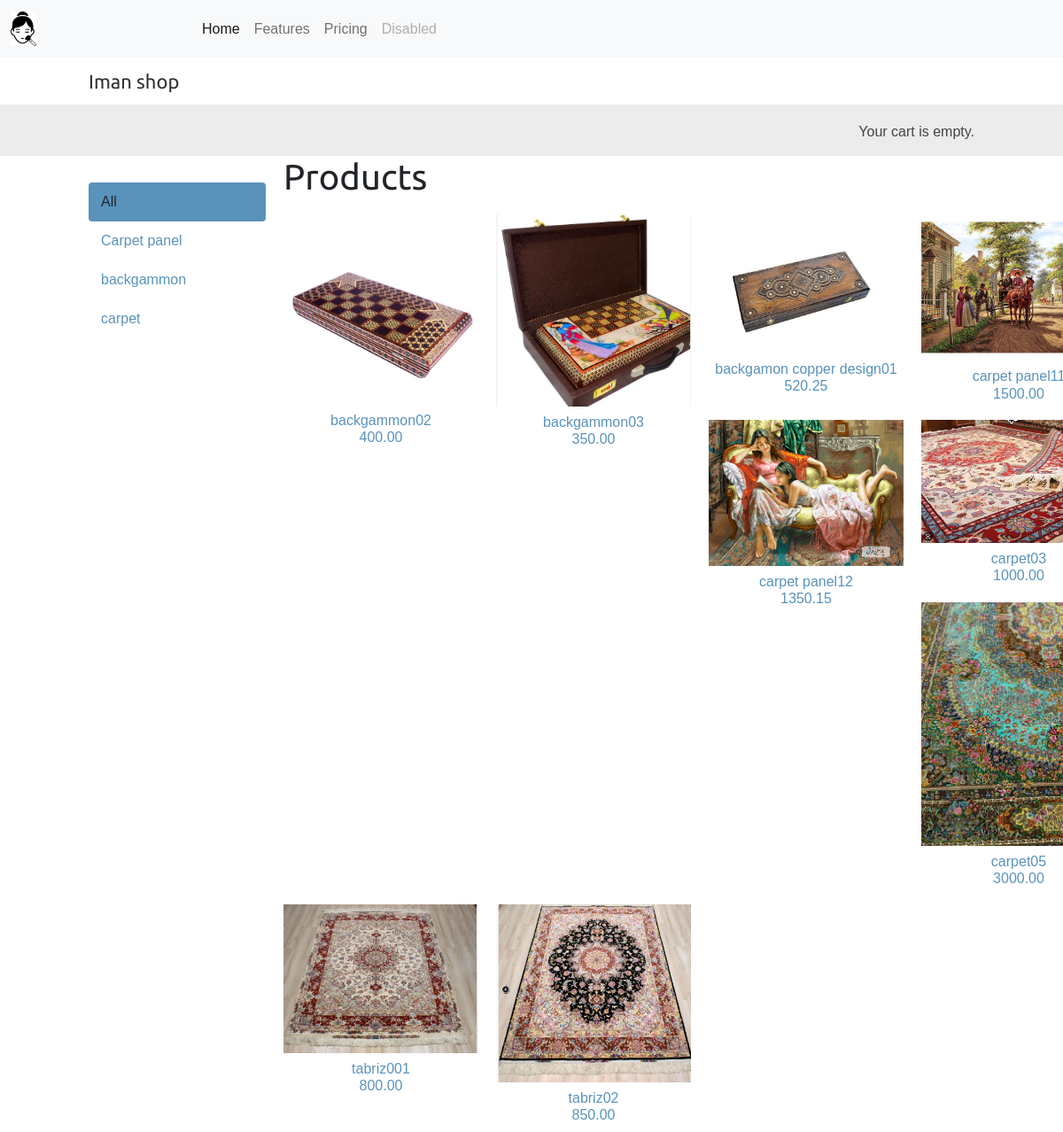
The app's page /shop/ with its own data.
### shop/models.py (models this page shows, shortened)
class Category(models.Model):
    name = models.CharField(max_length=200, )
    slug = models.SlugField()
    class Meta:
        ordering = ['name']
        indexes = [models.Index(fields=['name']), ]

class Product(models.Model):
    category = models.ForeignKey('Category', on_delete=models.CASCADE, related_name='products')
    name = models.CharField(max_length=200, )
    slug = models.SlugField(max_length=200)
    image = models.ImageField(upload_to='products/%Y/%m/%d', blank=True)
    description = models.TextField()
    price = models.DecimalField(decimal_places=2, max_digits=10)
    available = models.BooleanField(default=False)
    created = models.DateTimeField(auto_now_add=True)
    updated = models.DateTimeField(auto_now=True)
    class Meta:
        ordering = ['name']
        indexes = [
            models.Index(fields=['id', 'slug']),
            models.Index(fields=['name']),
            models.Index(fields=['-created']),
        ]
    def get_absolute_url(self):
        return reverse('shop:product_detail', args=[self.id, self.slug])

### shop/views.py (the view)
# urls.py: path('', views.product_list,  name='product_list'),
def product_list(request, category_slug=None):
    category = None
    categories = Category.objects.all()
    products = Product.objects.filter(available=True)
    for c in categories:
        if c.slug == category_slug:
            category = get_object_or_404(Category, slug=category_slug)
            products.filter(category=category)
    return render(request, 'shop/product/list.html', {'category': category, 'categories': categories, 'products': products})

### cart/cart.py (called while the page is built)
    def __len__(self):
        return sum(item['quantity'] for item in self.cart.values())

### cart/context_processors.py (called while the page is built)
def cart(request):
    return {'cart': Cart(request)}

### shop/templates/shop/product/list.html (shortened to what this page needs)
{% extends 'base.html' %}
{% load static %}
{% block content %}
<div id="sidebar">
    <ul>
        <li {% if not category %}class="selected"{% endif %}>All</li>
        {% for c in categories %}
        <li {% if c.slug == category.slug %}class="selected"{% endif %}><a href="">{{ c.name }}</a></li>
        {% endfor %}
    </ul>
</div>
<div id="main" class="product-list">
    <h1>{% if category %}{{ category.name }}{% else %}Products{% endif %}</h1>
    {% for product in products %}
    <div class="item">
        <a href="{{ product.get_absolute_url }}">
            <img  src="{% if product.image %}{{ product.image.url }}{% else %}{% static 'img/no_image.jpg' %}{% endif %}">
        </a>
        <a href="{{ product.get_absolute_url }}">
            {{ product.name }}<br>
            {{ product.price }}
        </a>
    </div>
    {% endfor %}
</div>
{% endblock %}

### templates/base.html (shortened to what this page needs)
{% load static %}
<!doctype html>
<html lang="en">
  <head>
    <link href="https://cdn.jsdelivr.net/npm/bootstrap@5.2.3/dist/css/bootstrap.min.css" rel="stylesheet">
     <link href="{% static "css/base.css" %}" rel="stylesheet">
  </head>
  <body>
  <nav class="navbar navbar-expand-lg navbar-light bg-light">
  <div class="container-fluid">
    <a class="navbar-brand" href="#"><img style="width:15%"  src="{% static 'img/logo.png' %}"> </a>
    <div class="collapse navbar-collapse" id="navbarNav">
      <ul class="navbar-nav">
        <li class="nav-item">
          <a class="nav-link active" aria-current="page" href="#">Home</a>
        </li>
        <li class="nav-item">
          <a class="nav-link" href="#">Features</a>
        </li>
        <li class="nav-item">
          <a class="nav-link" href="#">Pricing</a>
        </li>
        <li class="nav-item">
          <a class="nav-link disabled" href="#" tabindex="-1" aria-disabled="true">Disabled</a>
        </li>
      </ul>
    </div>
  </div>
</nav>
<div id="header">
 <a href="/" class="logo">Iman shop</a>
</div>
 <div id="subheader">
 <div class="cart">
     {% with total_items=cart|length %}
         {% if total_items > 0 %}
         <a href="{% url 'cart:cart_detail' %}">
            {{ total_items }} item{{ total_items|pluralize }}, ${{ cart.get_total_price }}
         </a>
         {% elif not order %}
            Your cart is empty.
         {% endif %}
     {% endwith %}
 </div>
 </div>
 <div id="content">
 {% block content %}
 {% endblock %}
 </div>
  </body>
</html>

### shop/static/css/base.css (style rules this page uses)
body { margin:0; padding:0; font-family:helvetica, sans-serif; }
h1, h2, h3, h4, h5 , h6 { font-family: 'Ubuntu', sans-serif; font-weight:normal; }
a { text-decoration:none; color:#5993bb; }
#header { padding:10px 100px; font-size:18px; overflow:auto; }
#subheader { background:#ececec; color:#444; padding:15px 100px; overflow:auto; }
#header .logo { font-family: 'Ubuntu', sans-serif; float:left; color:#333; font-size:22px; margin-right:10%; }
#subheader .cart { float:right; padding-top:4px; }
#content { padding:0 100px; overflow:hidden; }
#sidebar { width:220px; padding:30px 20px 0 0; float:left; }
#sidebar ul { margin:0; padding:0; }
#sidebar ul li { margin:0; list-style:none; padding:10px 14px; }
#sidebar ul li a { display:block; }
#sidebar ul li.selected { background:#5993bb; border-radius:4px; }
#main { float:left; width: 96%; margin-right:-220px; overflow:hidden; }
.product-list .item { width:25%; padding:10px 20px 10px 0; float:left; text-align:center; line-height:1.2; }
.product-list .item img { width:100%; margin-bottom:8px; }

### records on screen
Category: name "Carpet panel"
Category: name "backgammon"
Category: name "carpet"
Product: image (picture), name "backgammon02", price "400.00"
Product: image (picture), name "backgammon03", price "350.00"
Product: image (picture), name "backgamon copper design01", price "520.25"
Product: image (picture), name "carpet…", price "1500.00"
Product: image (picture), name "carpet panel12", price "1350.15"
Product: image (picture), name "carpet03", price "1000.00"
Product: image (picture), name "carpet05", price "3000.00"
Product: image (picture), name "tabriz001", price "800.00"
Product: image (picture), name "tabriz02", price "850.00"
